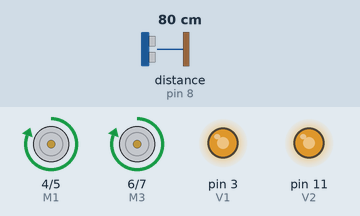
Simulated run of this sketch. Board: Arduino Uno, built with avr-gcc and run on an emulated ATmega328P. Parts: motor-driver pin pairs drawn as motors (green arrow = first pin HIGH = forward, orange = second pin HIGH = backward, longer = more drive), output pins drawn as LEDs (lit = HIGH). Wiring (inferred from the names in the program): ultrasonic range finder: trigger pin 9; echo pin 8. Dashed ring = blinking. The test bench sets the inputs (shaded band); at power-on: distance to the obstacle (sensor on pin 8) 80 cm. The echo pulse lasts 58.3 µs per cm; pins used as bus, display or sensor lines are not drawn.

Above: at 1.2 s.
1.3 s: distance to the obstacle (sensor on pin 8) set to 19 cm
2.8 s: distance to the obstacle (sensor on pin 8) set to 14 cm
At 3.4 s:
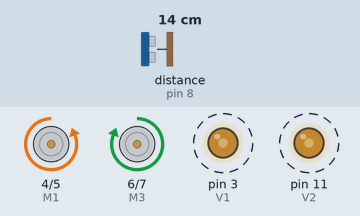
At 3.85 s:
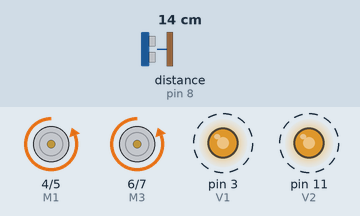
Timing chart, 0 to 11.8 s (numbered marks = the images above; inputs shaded):
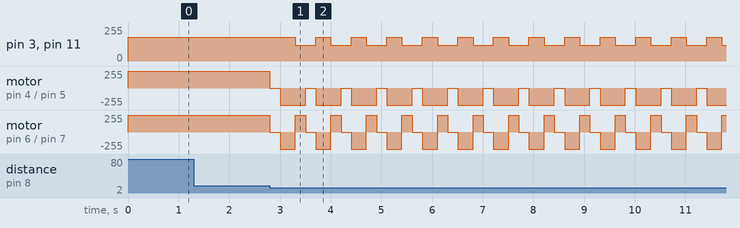

The sketch:

8_sensor_ultrasonico.ino
```cpp
int M1=4;
int M2=5;
int M3=6;
int M4=7;

int V1=3;
int V2=11;

int trigger = 9;
int echo = 8;
long tiempo;
int distancia;

void setup() {
pinMode(M1,OUTPUT);
pinMode(M2,OUTPUT);
pinMode(M3,OUTPUT);
pinMode(M4,OUTPUT);

pinMode(V1,OUTPUT);
pinMode(V2,OUTPUT);

pinMode(trigger,OUTPUT);
pinMode(echo,INPUT);
digitalWrite(trigger,LOW);

Serial.begin(9600);
}


void loop() {
digitalWrite(trigger,LOW);
delayMicroseconds(5);
digitalWrite(trigger,HIGH);
delayMicroseconds(10);

digitalWrite(trigger,LOW);
tiempo = pulseIn(echo,HIGH);
distancia = (tiempo*0.034/2);

if (distancia <= 15){
  paro();
  reversa();
  girar_derecha();
}
else{
  avanzar();
}


}

void avanzar(){
  digitalWrite (M1,HIGH);
  digitalWrite (M2,LOW);
  analogWrite (V1,180);

  digitalWrite (M3,HIGH);
  digitalWrite (M4,LOW);
  analogWrite (V2,180);
  //delay(200);
}

void paro(){
  digitalWrite (M1,LOW);
  digitalWrite (M2,LOW);
  digitalWrite (M3,LOW);
  digitalWrite (M4,LOW);
  delay(200);
}

void girar_derecha(){
  digitalWrite(M1,LOW);
  digitalWrite(M2,HIGH);
  analogWrite(V1,120);

  digitalWrite(M3,HIGH);
  digitalWrite(M4,LOW);
  analogWrite(V2,120);
  delay(200);
}

void girar_izquierda(){
  digitalWrite(M1,HIGH);
  digitalWrite(M2,LOW);
  analogWrite(V1,120);

  digitalWrite(M3,LOW);
  digitalWrite(M4,HIGH);
  analogWrite(V2,120);
  delay(200);
}

void reversa(){
  digitalWrite (M1,LOW);
  digitalWrite (M2,HIGH);
  analogWrite (V1,180);

  digitalWrite (M3,LOW);
  digitalWrite (M4,HIGH);
  analogWrite (V2,180);
  delay(300);
}
```

Measured:
- the behaviour switches between 17 and 16 cm on distance to the obstacle (sensor on pin 8) (found by bisection; images 0 and 1)
- after the input at 1.3 s, every drawn part: stays the same
- after the input at 2.8 s, pin 3 (V1), pin 11 (V2): alternates 180/255 for 0.30 s and 120/255 for 0.40 s, starting after 0.50 s
